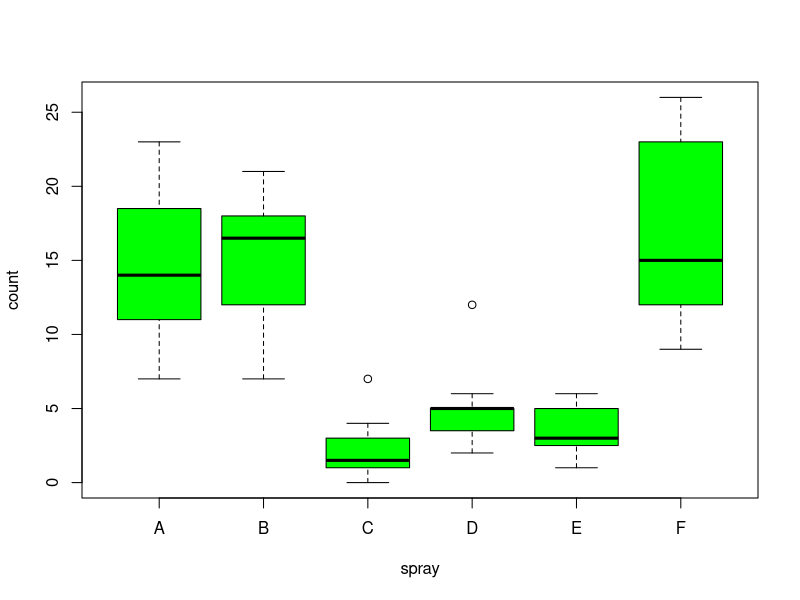
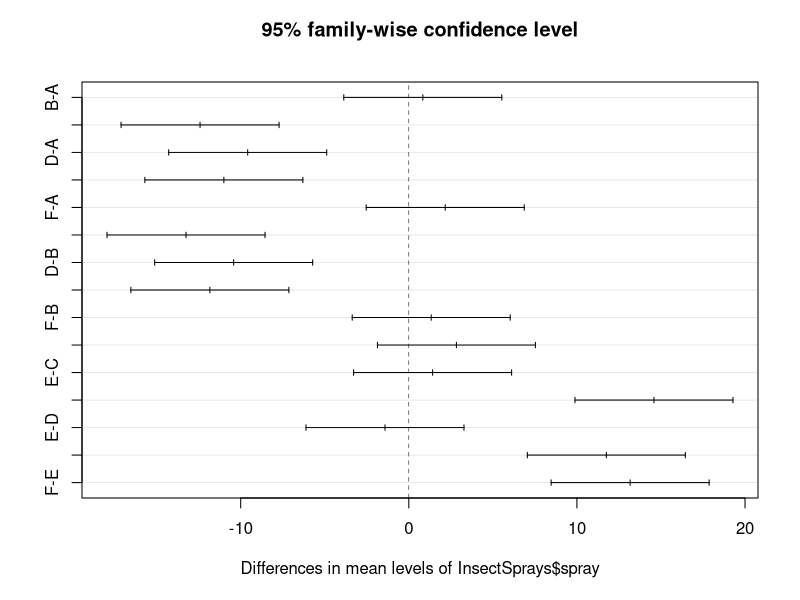

R code for these plots, in order:

#Citlali Guadalupe Garcia Ramones
# 26/09/22
#Examen 

#Ejercicio 1 

InsectSprays

boxplot(InsectSprays$count ~ InsectSprays$spray,
        xlab = "spray",
        ylab= "count", 
        col = "green")

#tapply

tapply(InsectSprays$count, InsectSprays$spray, median)                       
tapply(InsectSprays$count, InsectSprays$spray,var)

#ANOVA 

par.aov <- aov (InsectSprays$count ~ InsectSprays$spray)
summary(par.aov)

#tukey 

TukeyHSD(par.aov)
plot(TukeyHSD(par.aov))
